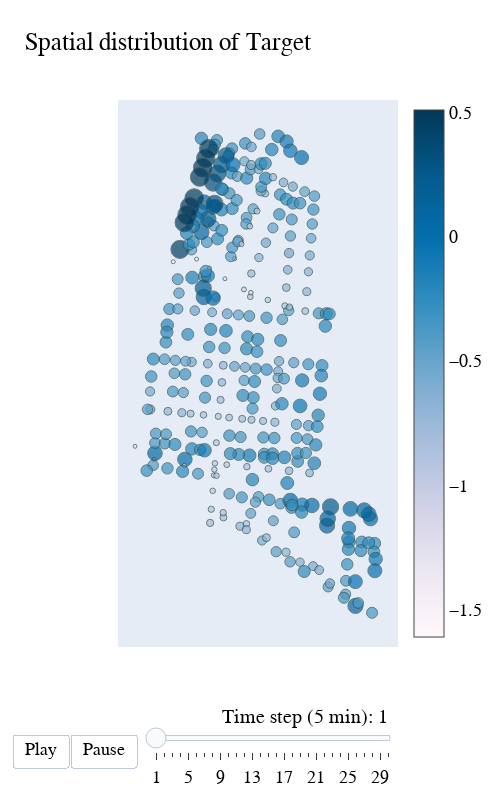

Notebook code for this chart:
### Code cell
fig = vis.plot_nodal_variable(target, norm_sim_in_window, 'Target ', colorscale = 'PuBu', ref_marker_size = 3)

### Figure 1 — Plotly figure (JSON) as saved in the notebook; plotly's stock layout.template omitted (floating-point values rounded to 4 significant figures; data arrays with more than 128 entries replaced by an {"elided": "..."} marker saying what was removed)
{"data": [{"hovertemplate": "%{text}", "marker": {"color": {"elided": "318 float values"}, "colorscale": [[0, "rgb(255,247,251)"], [0.125, "rgb(236,231,242)"], [0.25, "rgb(208,209,230)"], [0.375, "rgb(166,189,219)"], [0.5, "rgb(116,169,207)"], [0.625, "rgb(54,144,192)"], [0.75, "rgb(5,112,176)"], [0.875, "rgb(4,90,141)"], [1, "rgb(2,56,88)"]], "line": {"color": "DarkSlateGrey", "width": 1}, "showscale": true, "size": {"elided": "318 float values"}, "sizemin": 2, "sizeref": 0.1133}, "mode": "markers", "name": "coordinates", "text": {"elided": "318 str values"}, "type": "scatter", "x": {"elided": "318 float values"}, "y": {"elided": "318 float values"}}], "layout": {"font": {"color": "Black", "family": "Times new Roman", "size": 18}, "height": 800, "legend": {"title": {"text": "Legend"}}, "sliders": [{"active": 0, "currentvalue": {"font": {"size": 20}, "prefix": "Time step (5 min): ", "visible": true, "xanchor": "right"}, "len": 0.9, "pad": {"b": 10, "t": 50}, "steps": [{"args": [[1], {"frame": {"duration": 300, "redraw": false}, "mode": "immediate", "transition": {"duration": 300}}], "label": "1", "method": "animate"}, {"args": [[2], {"frame": {"duration": 300, "redraw": false}, "mode": "immediate", "transition": {"duration": 300}}], "label": "2", "method": "animate"}, {"args": [[3], {"frame": {"duration": 300, "redraw": false}, "mode": "immediate", "transition": {"duration": 300}}], "label": "3", "method": "animate"}, {"args": [[4], {"frame": {"duration": 300, "redraw": false}, "mode": "immediate", "transition": {"duration": 300}}], "label": "4", "method": "animate"}, {"args": [[5], {"frame": {"duration": 300, "redraw": false}, "mode": "immediate", "transition": {"duration": 300}}], "label": "5", "method": "animate"}, {"args": [[6], {"frame": {"duration": 300, "redraw": false}, "mode": "immediate", "transition": {"duration": 300}}], "label": "6", "method": "animate"}, {"args": [[7], {"frame": {"duration": 300, "redraw": false}, "mode": "immediate", "transition": {"duration": 300}}], "label": "7", "method": "animate"}, {"args": [[8], {"frame": {"duration": 300, "redraw": false}, "mode": "immediate", "transition": {"duration": 300}}], "label": "8", "method": "animate"}, {"args": [[9], {"frame": {"duration": 300, "redraw": false}, "mode": "immediate", "transition": {"duration": 300}}], "label": "9", "method": "animate"}, {"args": [[10], {"frame": {"duration": 300, "redraw": false}, "mode": "immediate", "transition": {"duration": 300}}], "label": "10", "method": "animate"}, {"args": [[11], {"frame": {"duration": 300, "redraw": false}, "mode": "immediate", "transition": {"duration": 300}}], "label": "11", "method": "animate"}, {"args": [[12], {"frame": {"duration": 300, "redraw": false}, "mode": "immediate", "transition": {"duration": 300}}], "label": "12", "method": "animate"}, {"args": [[13], {"frame": {"duration": 300, "redraw": false}, "mode": "immediate", "transition": {"duration": 300}}], "label": "13", "method": "animate"}, {"args": [[14], {"frame": {"duration": 300, "redraw": false}, "mode": "immediate", "transition": {"duration": 300}}], "label": "14", "method": "animate"}, {"args": [[15], {"frame": {"duration": 300, "redraw": false}, "mode": "immediate", "transition": {"duration": 300}}], "label": "15", "method": "animate"}, {"args": [[16], {"frame": {"duration": 300, "redraw": false}, "mode": "immediate", "transition": {"duration": 300}}], "label": "16", "method": "animate"}, {"args": [[17], {"frame": {"duration": 300, "redraw": false}, "mode": "immediate", "transition": {"duration": 300}}], "label": "17", "method": "animate"}, {"args": [[18], {"frame": {"duration": 300, "redraw": false}, "mode": "immediate", "transition": {"duration": 300}}], "label": "18", "method": "animate"}, {"args": [[19], {"frame": {"duration": 300, "redraw": false}, "mode": "immediate", "transition": {"duration": 300}}], "label": "19", "method": "animate"}, {"args": [[20], {"frame": {"duration": 300, "redraw": false}, "mode": "immediate", "transition": {"duration": 300}}], "label": "20", "method": "animate"}, {"args": [[21], {"frame": {"duration": 300, "redraw": false}, "mode": "immediate", "transition": {"duration": 300}}], "label": "21", "method": "animate"}, {"args": [[22], {"frame": {"duration": 300, "redraw": false}, "mode": "immediate", "transition": {"duration": 300}}], "label": "22", "method": "animate"}, {"args": [[23], {"frame": {"duration": 300, "redraw": false}, "mode": "immediate", "transition": {"duration": 300}}], "label": "23", "method": "animate"}, {"args": [[24], {"frame": {"duration": 300, "redraw": false}, "mode": "immediate", "transition": {"duration": 300}}], "label": "24", "method": "animate"}, {"args": [[25], {"frame": {"duration": 300, "redraw": false}, "mode": "immediate", "transition": {"duration": 300}}], "label": "25", "method": "animate"}, {"args": [[26], {"frame": {"duration": 300, "redraw": false}, "mode": "immediate", "transition": {"duration": 300}}], "label": "26", "method": "animate"}, {"args": [[27], {"frame": {"duration": 300, "redraw": false}, "mode": "immediate", "transition": {"duration": 300}}], "label": "27", "method": "animate"}, {"args": [[28], {"frame": {"duration": 300, "redraw": false}, "mode": "immediate", "transition": {"duration": 300}}], "label": "28", "method": "animate"}, {"args": [[29], {"frame": {"duration": 300, "redraw": false}, "mode": "immediate", "transition": {"duration": 300}}], "label": "29", "method": "animate"}, {"args": [[30], {"frame": {"duration": 300, "redraw": false}, "mode": "immediate", "transition": {"duration": 300}}], "label": "30", "method": "animate"}], "transition": {"duration": 300, "easing": "cubic-in-out"}, "x": 0.1, "xanchor": "left", "y": 0, "yanchor": "top"}], "title": {"text": "Spatial distribution of Target "}, "updatemenus": [{"buttons": [{"args": [null, {"frame": {"duration": 500, "redraw": false}, "fromcurrent": true, "transition": {"duration": 300, "easing": "quadratic-in-out"}}], "label": "Play", "method": "animate"}, {"args": [[null], {"frame": {"duration": 0, "redraw": false}, "mode": "immediate", "transition": {"duration": 0}}], "label": "Pause", "method": "animate"}], "direction": "left", "pad": {"r": 10, "t": 87}, "showactive": false, "type": "buttons", "x": 0.1, "xanchor": "right", "y": 0, "yanchor": "top"}], "width": 500, "xaxis": {"visible": false}, "yaxis": {"visible": false}}}
